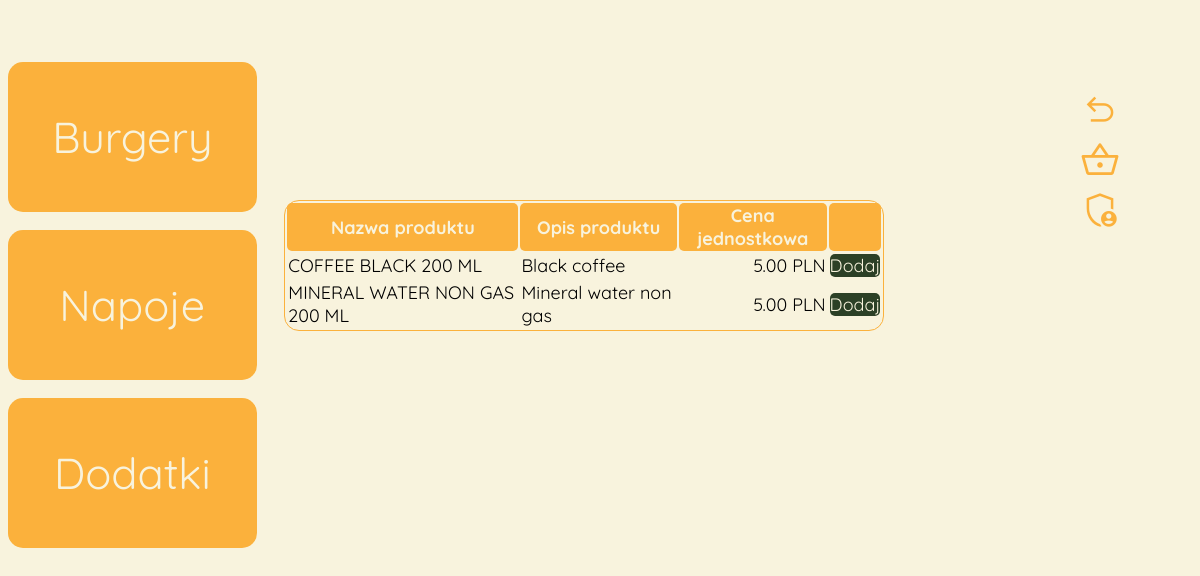
/products.php?product_type=B, run on the app's committed database.
### tables this page shows
CREATE TABLE `products` (
  `id` int(11) NOT NULL,
  `name` varchar(100) NOT NULL,
  `unit_price` decimal(10,2) NOT NULL,
  `qty_on_stock` int(11) NOT NULL,
  `type` varchar(1) NOT NULL COMMENT 'M-meal, B-baverage, A-addon',
  `preparation_time` int(11) NOT NULL COMMENT 'in minutes',
  `picture_id` varchar(300) DEFAULT NULL COMMENT 'location to the image file',
  `session_id` int(11) DEFAULT NULL,
  `description` varchar(200) NOT NULL
);

### products.php (the view, shortened to what this page needs)
<?php
require_once("db_connection.php");
if (!empty($_REQUEST['product_type'])) {
        $product_type = $_REQUEST['product_type'];
        $query_select_products = "SELECT `id`, `name`, `unit_price`, `qty_on_stock`, `type`, `preparation_time`, `picture_id`, `session_id`, `description` from products where `type` = ? order by `name`";
        $products = $db_conn->prepare($query_select_products);
        $products->execute([$product_type]);
    }
?>
<?php include 'menuLeft.php'; ?>
    <div id="product_table" class="itemmiddle">
        <table class="tabela">
            <tr>
                <th>Nazwa produktu</th>
                <th>Opis produktu</th>
                <th>Cena jednostkowa</th>
                <th></th>
            </tr>
            <?php foreach ($products as $row) { ?>
                <tr>
                    <td><?php echo $row['name']; ?></td>
                    <td><?php echo $row['description']; ?></td>
                    <td style="text-align: right"><?php echo $row['unit_price']. " PLN"; ?></td>
                    <td> <?php echo  "<a href='add_to_basket.php?product_id=".$row['id']. "&prod_name=". $row['name'] . "&unit_price=". $row['unit_price'] ."&product_type=$product_type'"."><label class='dodaj'>Dodaj</label></a>";?> </td>
                </tr>
            <?php } ?>
        </table>
    </div>
<?php include 'menuRight.php'; ?>

### style.css (style rules this page uses)
body { background-color: #f8f3dd; }
.itemmiddle { flex: 50%; }
.tabela { font-family: 'Quicksand', sans-serif; position: absolute; top: 200px; place-items: center; font-size: 18px; width: 50%; border: 1px solid; border-radius: 15px; border-color: #fbb13c; }
th { background-color: #fbb13c; color: #f8f3dd; border-radius: 5px; }
.dodaj { background-color: #2C4026; color: #f8f3dd; border-radius: 5px; }
a { text-decoration: none; }

### data on the page
products: name "COFFEE BLACK 200 ML", description "Black coffee", unit_price "5.00"
products: name "MINERAL WATER NON GAS 200 ML", description "Mineral water non gas", unit_price "5.00"
